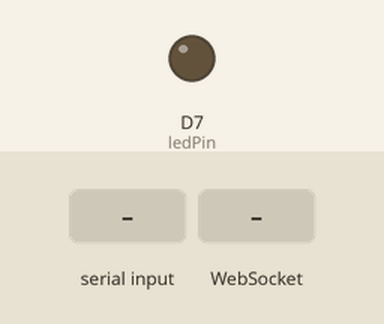
Bench run of a sketch on a simulated ESP8266 (NodeMCU). Shown: output pins drawn as LEDs (lit = HIGH). The inputs (shaded band) are chosen by the test bench. WiFi joins after 1.5 s; servers stay silent unless stated; what the sketch prints to the serial monitor is not drawn.

Above: at 0.1 s.
At 2.7 s:
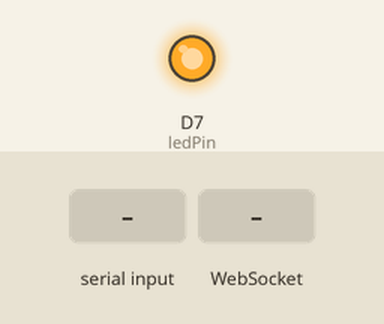
2.8 s: "qwerty1234\n" received over the second serial link
5.3 s: WebSocket text "qwerty1234" received
Timing chart, 0 to 8.3 s (numbered marks = the images above; inputs shaded):
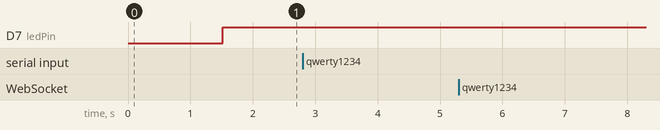

The sketch:

WebSocketServerApp.ino
```cpp
#include <ESP8266WiFi.h>
#include <WiFiClient.h>
#include <ESP8266WebServer.h>
#include <WebSocketsServer.h>
#include <Hash.h>
#include <SoftwareSerial.h>

SoftwareSerial s(D6,D5);
String data,data2;
int ledPin = D7;

const char* ssid = "HUAWEI-yE9u";
const char* password = "2Arct44w";
//const char* ssid = "Nokia";
//const char* password = "qwerty1234";

WebSocketsServer webSocket = WebSocketsServer(81);
ESP8266WebServer server(80);

void setup() {

  pinMode(ledPin, OUTPUT);
  digitalWrite(ledPin, LOW);

  Serial.begin(9600);
  s.begin(9600);
  //WiFi.setAutoReconnect(true);
  WiFi.begin(ssid, password);
  Serial.println("");

  while (WiFi.status() != WL_CONNECTED) {
    delay(500);
    Serial.print(".");
   }

    Serial.println("");
    Serial.print("Connected to ");
    Serial.println(ssid);
    Serial.print("IP address: ");
    Serial.println(WiFi.localIP());

    server.begin();


    webSocket.begin();
    webSocket.onEvent(webSocketEvent);

    Serial.println("Web server started!");
}

void loop() {

      if (WiFi.status() == WL_CONNECTED) {
          digitalWrite(ledPin, HIGH);
      } else {
          digitalWrite(ledPin, LOW);
      }

    webSocket.loop();
    server.handleClient();

    if (s.available()>0)
    {
      data=s.readString();

      webSocket.broadcastTXT(data);
      Serial.println(data);
    }


}

void webSocketEvent(uint8_t num, WStype_t type, uint8_t * payload, size_t length){
  if (type == WStype_TEXT){
//   for(int i = 0; i < length; i++)
//   Serial.print((char) payload[i]);

   data2 = String((char *)payload);
   Serial.println(data2);
   s.print(data2);
  }

  if(type == WStype_CONNECTED)
            {
              IPAddress ip = webSocket.remoteIP(num);
              Serial.printf("[%u] Connected from %d.%d.%d.%d url: %s\r\n", num, ip[0], ip[1], ip[2], ip[3], payload);
            }
}
```

Measured:
- after the input at 2.8 s, every drawn part: stays the same
- after the input at 5.3 s, every drawn part: stays the same
